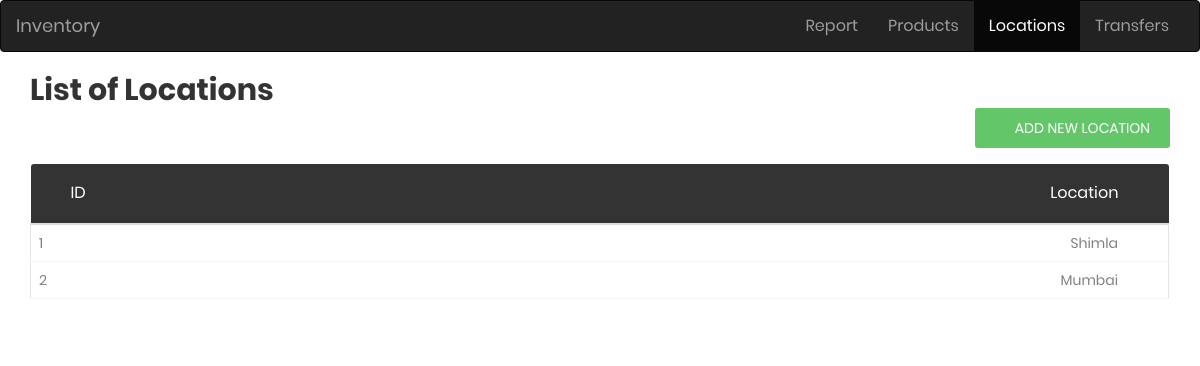
The page /locationn on the database as committed earlier.
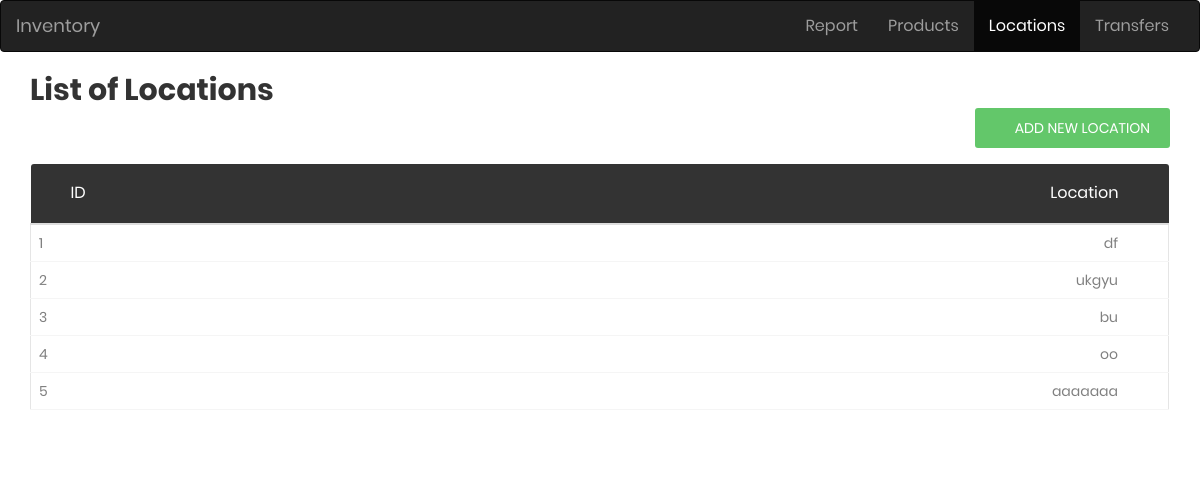
The same page on the database as committed later.
### tables this page shows
CREATE TABLE locationn (
    location_id INTEGER PRIMARY KEY AUTOINCREMENT,
    location_name TEXT NOT NULL UNIQUE
);

### app.py (the view, shortened to what this page needs)
@app.route('/locationn', methods=('GET', 'POST'))
def locationn():
    conn = get_db_connection()
    locationn = conn.execute('SELECT * FROM locationn').fetchall()
    conn.close()
    return render_template('locationn.html', locationn=locationn)

### app.py (called while the page is built)
def get_db_connection():
    conn = sqlite3.connect('database.db')
    conn.row_factory = sqlite3.Row
    return conn

### templates/locationn.html (shortened to what this page needs)
{% extends 'base.html' %}
{% block content %}
    <nav class="navbar navbar-inverse">
        <div class="container-fluid">
          <div class="navbar-header">
            <a class="navbar-brand" href="#">Inventory</a>
          </div>
          <ul class="nav navbar-nav" style="float:right">
    <li class=" nav-item"><a href="/">Report</a></li>
          <li><a class="nav-item" href="products">Products</a></li>
          <li  class="active" ><a class="nav-item" href="location">Locations</a></li>
          <li><a class="nav-item" href="transfers">Transfers</a></li>
          </ul>
        </div>
      </nav>
      <div class="container">
    <h2> List of Locations</h2>
    <div style="float:right">
        <a href="#addModal" class="au-btn au-btn-icon au-btn--green au-btn--small" data-toggle="modal"><i class="zmdi zmdi-plus"></i> <span>Add New Location</span></a>
    </div>
    <br>
    <div class="row m-t-30">
        <div class="col-md-12">
            <div class="table-responsive m-b-40">
                <table class="table table-borderless table-data3">
                    <thead>
                        <tr>
                            <th>ID</th>
                            <th>Location</th>
                        </tr>
                    </thead>
                    <tbody>
                        {% for i in locationn %}
                        <tr>
                            <td>{{ i['location_id'] }}</td>
                            <td>{{ i['location_name'] }}</td>
                        </tr>
                        {% endfor %}
                    </tbody>
                </table>
            </div>
        </div>
    </div>
</div>
{% endblock %}

Rows that differ between the two databases and show on the page:
changed locationn id 1: location_name "Shimla" → "df"
changed locationn id 2: location_name "Mumbai" → "ukgyu"
added locationn: location_id "3", location_name "bu"
added locationn: location_id "4", location_name "oo"
added locationn: location_id "5", location_name "aaaaaaa"
